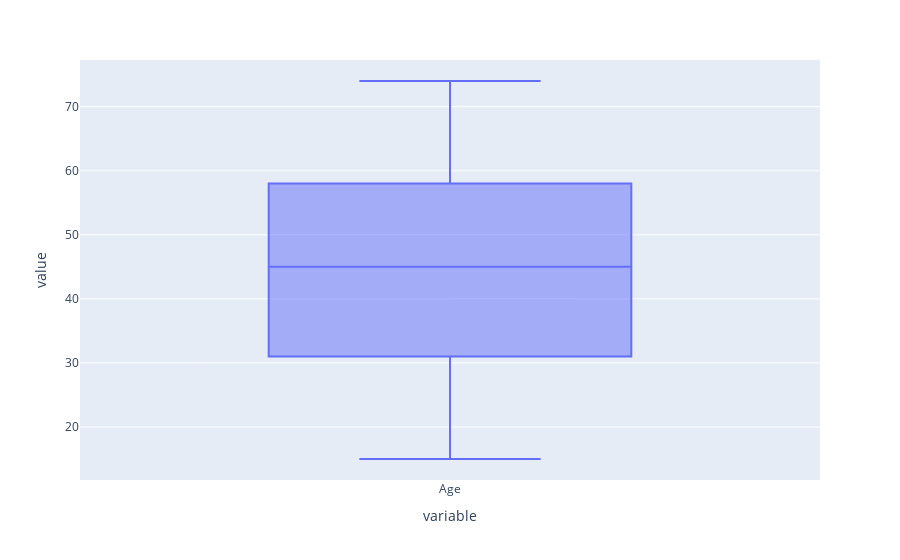

The cell this chart's notebook holds for it:
### Markdown cell above
### Age Column

### Code cell
fig = px.box(df["Age"])
fig.show()

### Figure 1 — Plotly figure (JSON) as saved in the notebook; plotly's stock layout.template omitted (floating-point values rounded to 4 significant figures; data arrays with more than 128 entries replaced by an {"elided": "..."} marker saying what was removed)
{"data": [{"alignmentgroup": "True", "hovertemplate": "variable=%{x}<br>value=%{y}<extra></extra>", "legendgroup": "", "marker": {"color": "#636efa"}, "name": "", "notched": false, "offsetgroup": "", "orientation": "v", "showlegend": false, "type": "box", "x": {"elided": "200 str values"}, "x0": " ", "xaxis": "x", "y": {"elided": "200 int values"}, "y0": " ", "yaxis": "y"}], "layout": {"autosize": true, "boxmode": "group", "legend": {"tracegroupgap": 0}, "margin": {"t": 60}, "xaxis": {"anchor": "y", "autorange": true, "domain": [0, 1], "range": [-0.5, 0.5], "title": {"text": "variable"}, "type": "category"}, "yaxis": {"anchor": "x", "autorange": true, "domain": [0, 1], "range": [11.72, 77.28], "title": {"text": "value"}, "type": "linear"}}}
